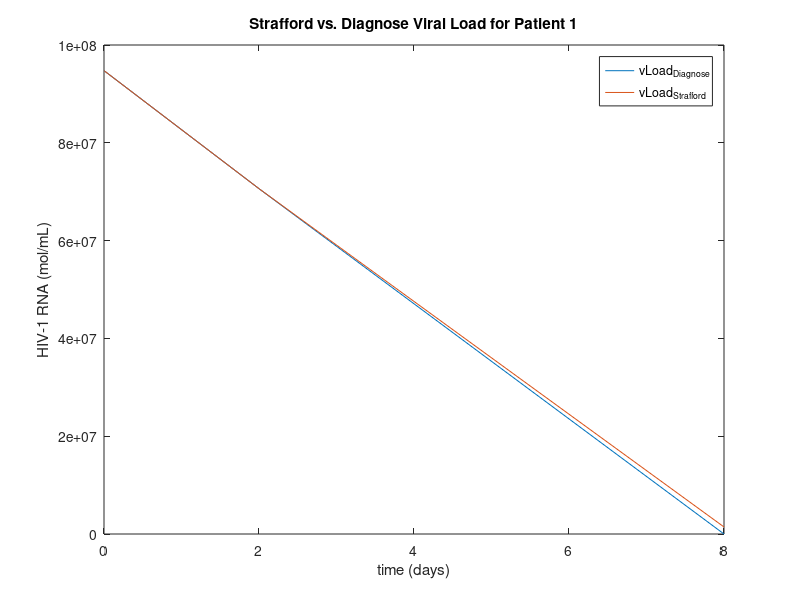
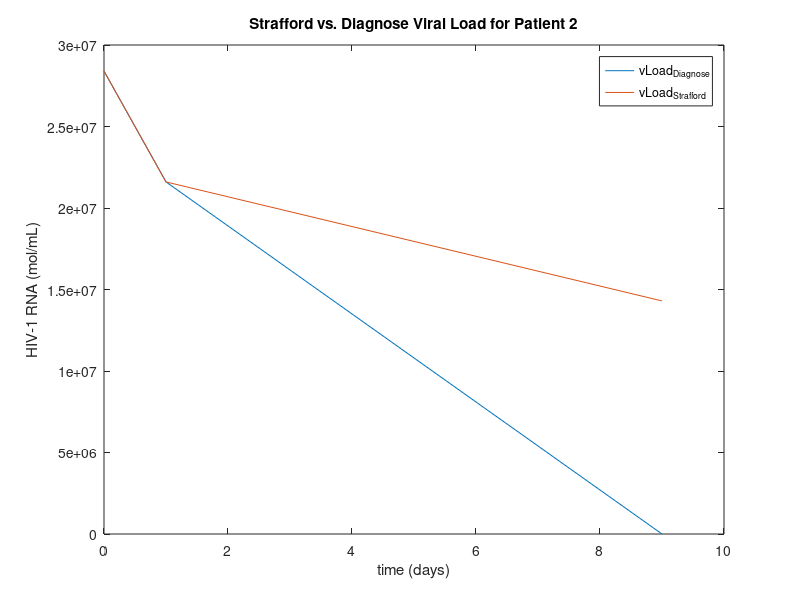
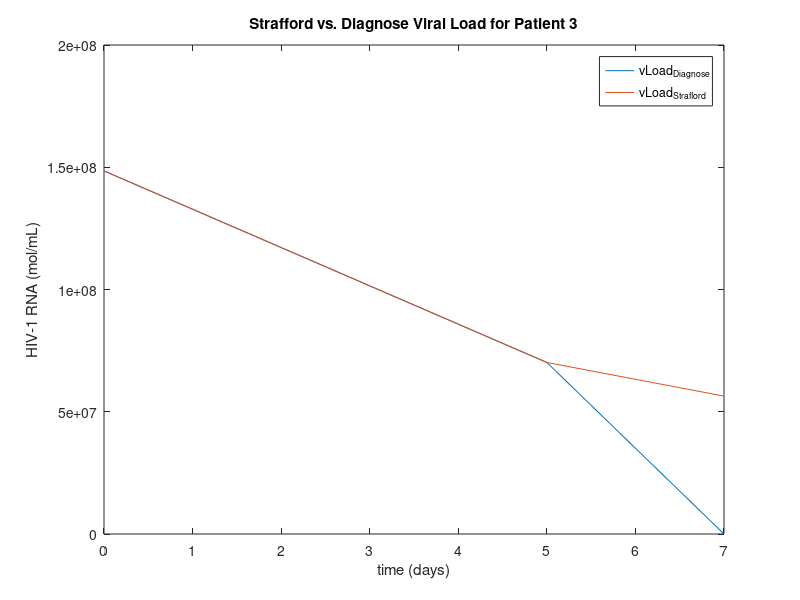
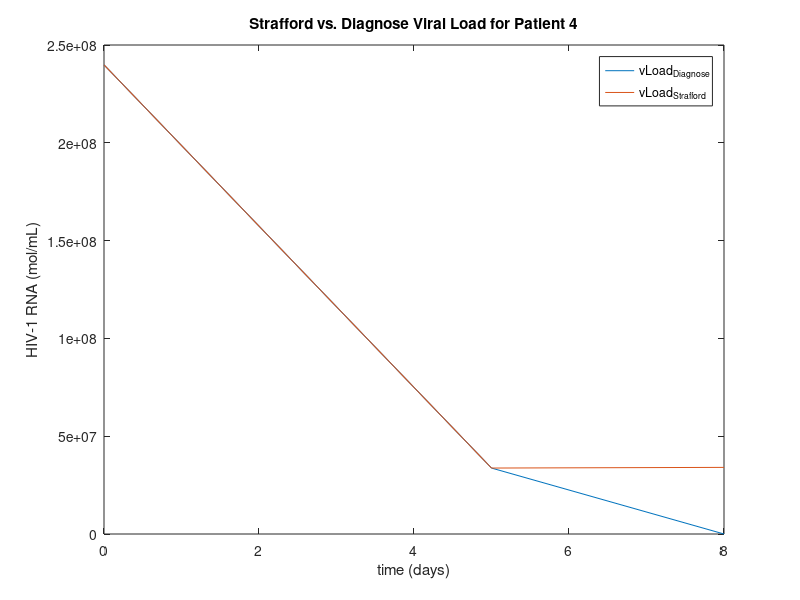

The MATLAB source for these figures, in order:
%% CAS 741 Project - Testing Code (Diagnose)
%Andrea
close all;
clear all;

%% inputs
vLoado = 15000000; %in mol/mL -- typical value 10000000
vLoadt = 5000000; %in mol/L -- typical value 
ttest = 10;
tpredict = 30;% in s -- 30 days in seconds = 2592000 s

%test = [vLoado vLoadt ttest tpredict]
pt = [947.6*100000 706.2*100000 9-7 15-7;
    284.0*100000 216*100000 6-5 14-5; 
    1485*100000 701.6*100000 8-3 10-3;
    2398.6*100000 337.2*100000 9-4 12-4;
    2427.9*100000 2200.4*100000 7-4 11-4;
    355.4*100000 146.8*100000 12-8 19-8;
    9622.8*100000 7830.0*100000 10-9 14-9]

% calculations
for i = [1:7]
elimConst(i) = (log(pt(i,1)) - log(pt(i,2)))\(pt(i,3));
predictedVL(i) = pt(i,1) * (exp(-1*elimConst(i)*pt(i,4)));
end

elimConst = elimConst'
predictedVL = predictedVL'

%results from study

studyVL = [14.4*100000;143.0*100000;
        564*100000;340.6*100000;1134.3*100000;100.9*100000;715.81*100000]

%% graphing
for i = [1:7]
 vLoad_Diagnose = [pt(i,1) pt(i,2) predictedVL(i)];
 vLoad_Strafford = [pt(i,1) pt(i,2) studyVL(i)];
 time = [0 pt(i,3) pt(i,4)];
 
% error
% percenterror = [experimental value - theoretical value] / theoretical value x 100%
error(i)= (abs(predictedVL(i) - studyVL(i))/predictedVL(i))*100
   
figure
plot(time, vLoad_Diagnose);
hold on;
plot(time,vLoad_Strafford);
title(sprintf('Strafford vs. Diagnose Viral Load for Patient %d',i));

xlabel('time (days)'); ylabel('HIV-1 RNA (mol/mL)');
legend('vLoad_{Diagnose}','vLoad_{Strafford}');
end


%%
%test_normal = [10000000 5000000 10 30];
%test_2_1=[0 5000000 1 30]; % vLoado
%test_2_2=[-10000000 5000000 1 30];
%test_3_1=[0 5000000 1 30]; % vLoadt
%test_3_2=[-10000000 5000000 1 30];
%test_4_1=[5000000 10000000 1 30]; % vLoadt>vLoado
%test_5_1=[10000000 5000000 0 30]; % t_time
%test_5_2=[10000000 5000000 -1 30]; % t_time
%test_6_1=[10000000 5000000 0 30]; % t_predicted
%test_6_2=[10000000 5000000 -1 30]; % t_predicted
%test_7_1=[10000000 5000000 30 1]; % t_time>t_predicted


